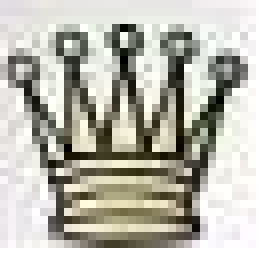
#> input picture IMAGES/chess_queen.png, 33 x 32 px, found by its file name (shown 8 times larger)
$ python brute_force_matching_image.py   (older library calls are emulated)
#> lines starting #> are read from the running program, lines starting #| are printed output that depends on the picture
import numpy as np
import cv2
import matplotlib
matplotlib.use('Qt5Agg')
import matplotlib.pyplot as plt

img1 = cv2.imread('chess_queen.png',0)          # queryImage
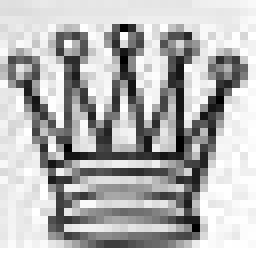
#> img1: shape (32, 33) (shown 8 times larger); min 0, max 255, mean 183.6
img2 = cv2.imread('../../../IMAGES/chessboard_with_pieces.png',0) # trainImage
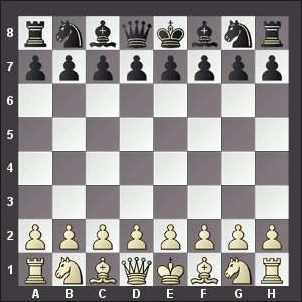
#> input picture IMAGES/chessboard_with_pieces.png, 302 x 302 px
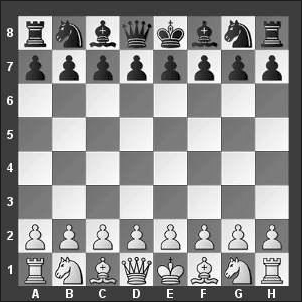
#> img2: shape (302, 302); min 0, max 255, mean 145.1

# Initiate SIFT detector
orb = cv2.ORB()

# find the keypoints and descriptors with SIFT
kp1, des1 = orb.detectAndCompute(img1,None)
#> kp1 = (); des1 = None
kp2, des2 = orb.detectAndCompute(img2,None)
#> kp2 = 486 keypoints; strongest (x, y, size): (250, 46, 31), (114, 45, 31), (114, 44, 37.2), (112, 42, 31)

# create BFMatcher object
bf = cv2.BFMatcher(cv2.NORM_HAMMING, crossCheck=True)

# Match descriptors.
matches = bf.match(des1,des2)
#> matches = ()

# Sort them in the order of their distance.
matches = sorted(matches, key = lambda x:x.distance)
#> matches = []

# Draw first 10 matches.
#> (the run stopped early here; a loop or call above may not have finished)
